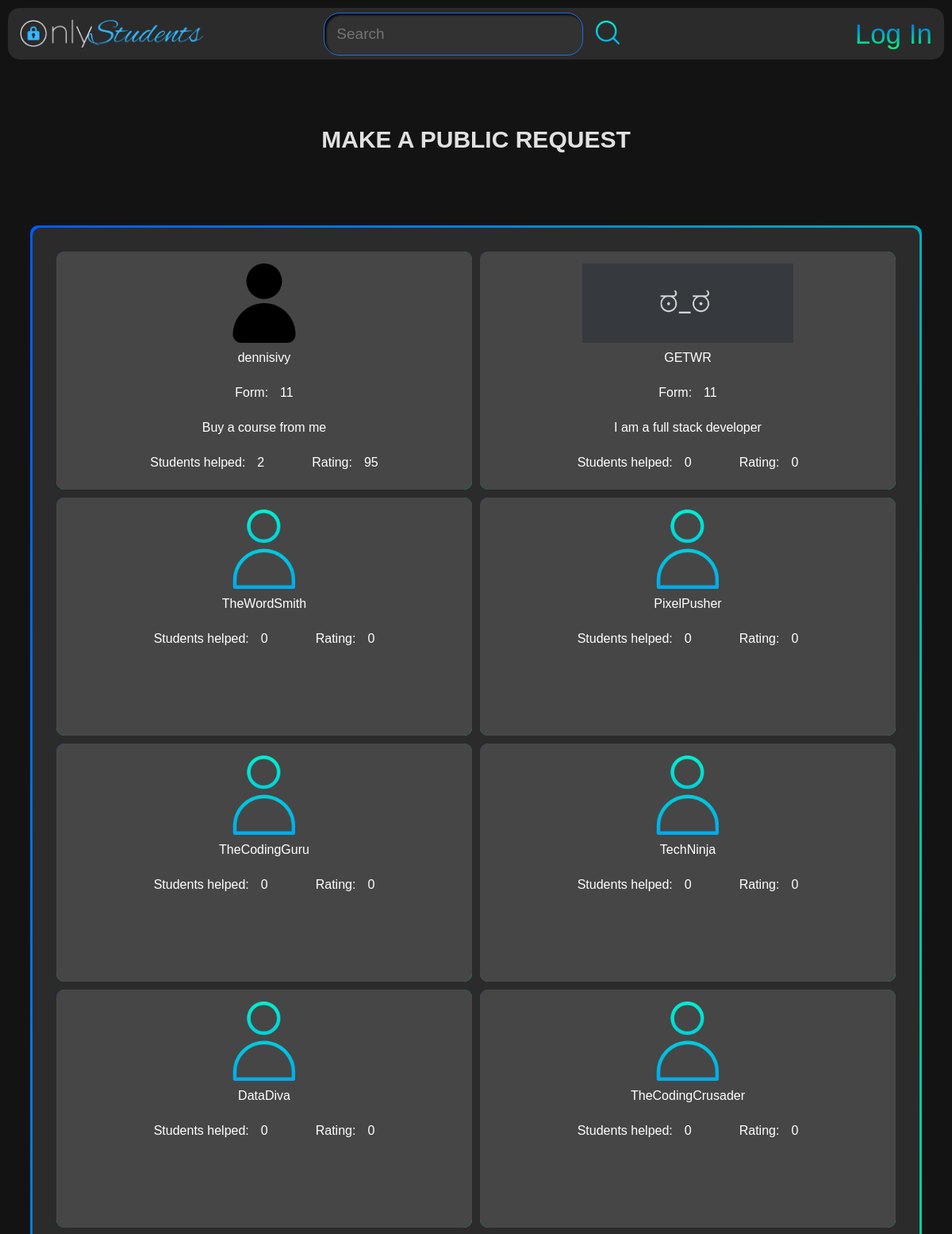
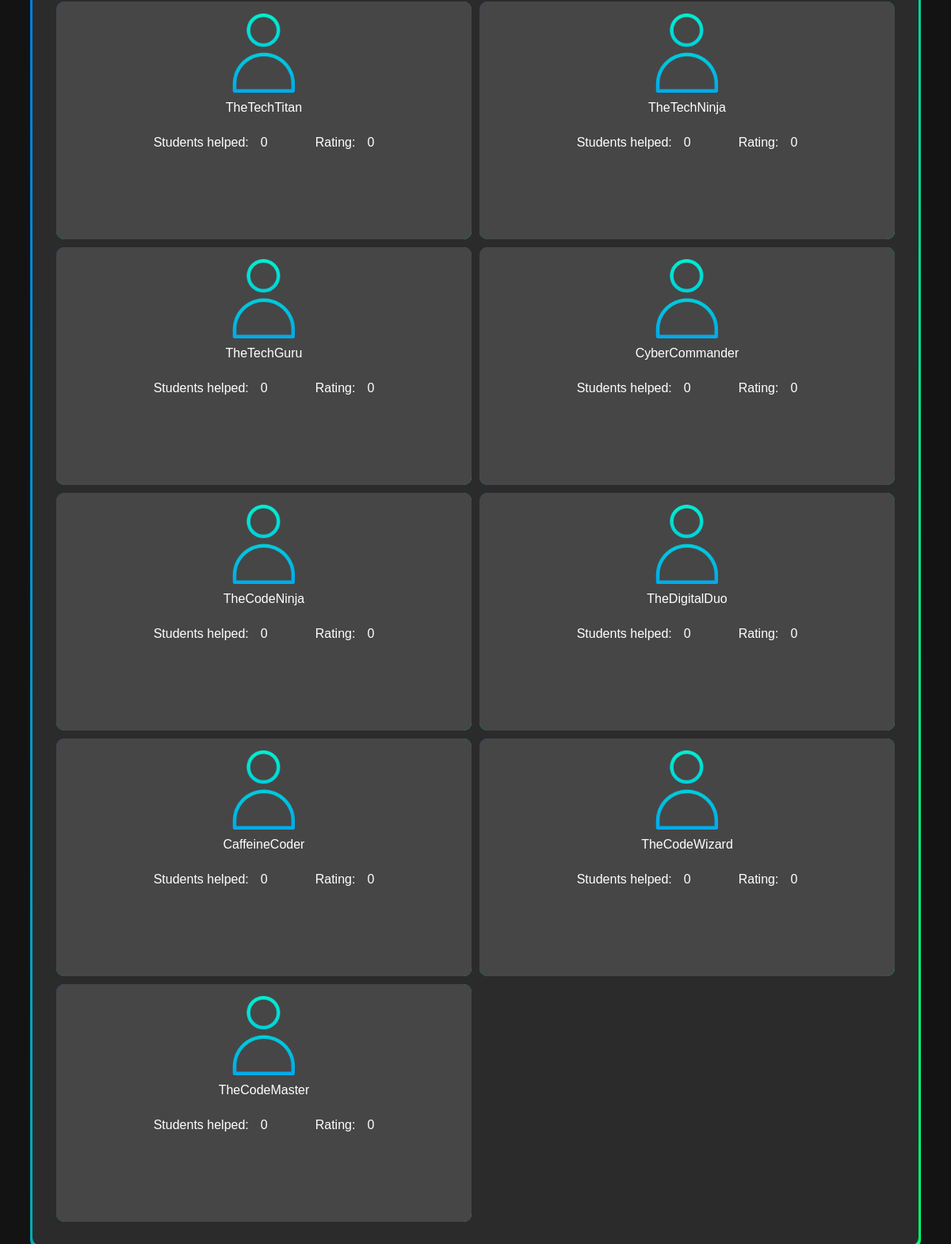
Page /users/mentors/MATH/ on the committed database (2 pictures, top to bottom).
### users/models.py (models this page shows, shortened)
class Profile(models.Model):
  ROLE_TYPE = (
    ('mentor', 'Mentor'),
    ('student', 'Student'),
    ('teacher', 'Teacher')
  )
  user = models.OneToOneField(User, on_delete=models.CASCADE, null=True, blank=True)
  name = models.CharField(max_length=200, blank=True, null=True)
  email = models.EmailField(max_length=500, blank=True, null=True)
  username = models.CharField(max_length=200, blank=True, null=True)
  location = models.CharField(max_length=200, blank=True, null=True)
  short_intro = models.CharField(max_length=200, blank=True, null=True)
  bio = models.TextField(blank=True, null=True)
  profile_image = models.ImageField(null=True, blank=True, upload_to='images/profiles/', default="images/user.jpg")
  social_instagram = models.CharField(max_length=200, blank=True, null=True)
  social_twitter = models.CharField(max_length=200, blank=True, null=True)
  social_linkedin = models.CharField(max_length=200, blank=True, null=True)
  social_youtube = models.CharField(max_length=200, blank=True, null=True)
  social_website = models.CharField(max_length=200, blank=True, null=True)
  social_vk = models.CharField(max_length=200, blank=True, null=True)
  social_telegram = models.CharField(max_length=200, blank=True, null=True)
  created = models.DateTimeField(auto_now_add=True)
  id = models.UUIDField(default=uuid.uuid4, unique=True, primary_key=True, editable=False)
  subjects = models.ManyToManyField(Subject, blank=True)
  classs = models.IntegerField(blank=True, null=True)
  vote_total = models.IntegerField(default=0, null=True, blank=True)
  vote_ratio = models.IntegerField(default=0, null=True, blank=True)
  role = models.CharField(max_length=200, choices=ROLE_TYPE, default='student')
  skill = models.ManyToManyField('Skill', blank=True)
  @property
  def imageURL(self):
    try:
      url = self.profile_image.url
    except:
      url = ""
    return url

### users/views.py (the view)
# urls.py: path('mentors/<str:pk>/', views.mentors, name='mentors'),
def mentors(request, pk):
    subject = Subject.objects.get(title=pk)
    profiles = Profile.objects.filter(subjects=subject)
    context = {
        'profiles': profiles,
        'subject': subject
    }
    return render(request, 'users/subject_mentors.html', context)

### projects/models.py (called while the page is built)
    def __str__(self):
        return str(self.title)

### users/templates/users/subject_mentors.html
{% extends 'main.html' %}
{% load static %}
{% block content %}
<div class="buttons-1">
    <div class="button-2">
        <a href="{% url 'createpublicrequest' subject %}">
            <button class="default-btn">
                Make a public request
            </button>
        </a>
    </div>
</div>
<div class="mentors">
    <div class="mentors-box">
        <div class="mentors-list-background">
            <div class="mentors-list">
                {% for profile in profiles %}
                <div class="subject-mentor-link-background">
                    <div class="subject-mentor-link">
                        <a class="subject-mentor-link-2" href="{% url 'profile' profile.username %}">
                            <div class="profile-image">
                                <img class="profile-image-2" src="{{profile.imageURL}}">
                            </div>
                            <div class="profile-description">
                                <div class="profile-description-name">{{profile.username}}</div>
                                {% if profile.classs %}
                                <div class="profile-description-classs">
                                    <p class="profile-description-classs-label">Form:</p>
                                    {{profile.classs}}
                                </div>
                                {% endif %}
                                {% if profile.short_intro %}
                                <div class="profile-description-bio">{{profile.short_intro|slice:"60"}}</div>
                                {% endif %}
                                <div class="profile-description-votes">
                                    <div class="profile-description-vote">
                                        <p class="profile-description-vote-label">Students helped:</p>
                                        {{profile.vote_total}}
                                    </div>
                                    <div class="profile-description-vote">
                                        <p class="profile-description-vote-label">Rating:</p>
                                        {{profile.vote_ratio}}
                                    </div>
                                </div>
                            </div>
                        </a>
                    </div>
                </div>
                {% endfor %}
            </div>
        </div>
    </div>
</div>
{% endblock content %}

### static/styles/main.css (style rules this page uses)
body { background-color: rgb(19, 19, 19); font-family: Arial; color: white; padding-top: 150px; }
div { text-decoration: none; color: white; }
.default-btn { font-size: 30px; color: #e1e1e1; font-family: inherit; font-weight: 800; cursor: pointer; position: relative; border: none; background: none; text-transform: uppercase; transition-timing-function: cubic-bezier(0.25, 0.8, 0.25, 1); transition-duration: 400ms; transition-property: color; }
.default-btn:after { content: ""; pointer-events: none; bottom: -2px; left: 50%; position: absolute; width: 0%; height: 2px; background: -webkit-linear-gradient(rgb(0, 89, 255), rgb(0, 255, 115)); transition-timing-function: cubic-bezier(0.25, 0.8, 0.25, 1); transition-duration: 400ms; transition-property: width, left; }
.buttons-1 { display: flex; justify-content: space-around; }
a:link { text-decoration: none; color: white; }

### static/styles/subject_mentors.css (style rules this page uses)
.profile-image { display: flex; justify-content: space-around; }
.mentors-list-background { background-image: linear-gradient(to bottom right, rgb(0, 89, 255), rgb(0, 255, 115)); margin-left: 30px; margin-right: 30px; padding: 3px; border-radius: 10px; min-width: 830px; max-width: 2330px; margin-left: auto; margin-right: auto; }
.mentors-box { padding-left: 30px; padding-right: 30px; margin-top: 90px; }
.mentors-list { display: grid; grid-template-columns: repeat(auto-fit, minmax(500px, 1fr)); row-gap: 10px; column-gap: 10px; background-color: rgb(43, 43, 43); padding-left: 30px; padding-right: 30px; padding-top: 30px; padding-bottom: 30px; border-radius: 10px; min-width: 700px; max-width: 2300px; }
.subject-mentor-link { color: white; background-color: rgb(70, 70, 70); display: flex; justify-content: center; border-radius: 10px; transition: color 0.35s, background-color 0.35s, height 0.3s, width 0.3s; cursor: pointer; width: 100%; height: 100%; }
.subject-mentor-link-background { border-radius: 10px; background-image: linear-gradient(to bottom right, rgb(0, 89, 255), rgb(0, 255, 115)); display: flex; align-items: center; justify-content: center; min-height: 300px; min-width: 500px; }
.profile-image-2 { width: 300px; height: 100px; object-fit: contain; object-position: center; }
.subject-mentor-link-2 { display: flex; flex-direction: column; margin-top: 15px; text-decoration: none; width: 100%; align-items: center; }
.profile-description { display: flex; flex-direction: column; align-items: center; }
.profile-description-name { margin-top: 10px; }
.profile-description-classs { margin-top: 10px; display: flex; align-items: center; }
.profile-description-bio { margin-top: 10px; }
.profile-description-votes { display: flex; margin-top: 10px; justify-content: space-around; width: 100%; }
.profile-description-vote-label { margin-right: 15px; }
.profile-description-vote { display: flex; align-items: center; margin-right: 30px; margin-left: 30px; }
.profile-description-classs-label { margin-right: 15px; }

### rows in the picture
Profile: imageURL (picture), username "dennisivy", classs "11", short_intro "Buy a course from me", vote_total "2", vote_ratio "95"
Profile: imageURL (picture), username "GETWR", classs "11", short_intro "I am a full stack developer", vote_total "0", vote_ratio "0"
Profile: imageURL (picture), username "TheWordSmith", vote_total "0", vote_ratio "0"
Profile: imageURL (picture), username "PixelPusher", vote_total "0", vote_ratio "0"
Profile: imageURL (picture), username "TheCodingGuru", vote_total "0", vote_ratio "0"
Profile: imageURL (picture), username "TechNinja", vote_total "0", vote_ratio "0"
Profile: imageURL (picture), username "DataDiva", vote_total "0", vote_ratio "0"
Profile: imageURL (picture), username "TheCodingCrusader", vote_total "0", vote_ratio "0"
Profile: imageURL (picture), username "TheTechTitan", vote_total "0", vote_ratio "0"
Profile: imageURL (picture), username "TheTechNinja", vote_total "0", vote_ratio "0"
Profile: imageURL (picture), username "TheTechGuru", vote_total "0", vote_ratio "0"
Profile: imageURL (picture), username "CyberCommander", vote_total "0", vote_ratio "0"
Profile: imageURL (picture), username "TheCodeNinja", vote_total "0", vote_ratio "0"
Profile: imageURL (picture), username "TheDigitalDuo", vote_total "0", vote_ratio "0"
Profile: imageURL (picture), username "CaffeineCoder", vote_total "0", vote_ratio "0"
Profile: imageURL (picture), username "TheCodeWizard", vote_total "0", vote_ratio "0"
Profile: imageURL (picture), username "TheCodeMaster", vote_total "0", vote_ratio "0"
